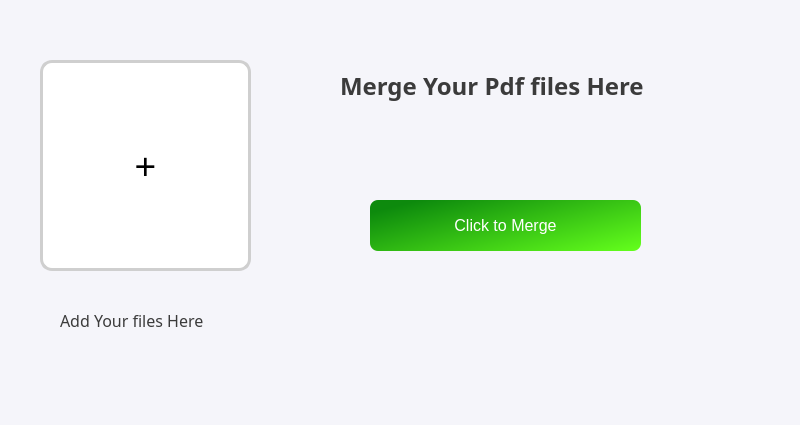
<?xml version="1.0" encoding="UTF-8"?>
<ui version="4.0">
 <class>MainWindow</class>
 <widget class="QMainWindow" name="MainWindow">
  <property name="geometry">
   <rect>
    <x>0</x>
    <y>0</y>
    <width>800</width>
    <height>425</height>
   </rect>
  </property>
  <property name="windowTitle">
   <string>PDF_merger</string>
  </property>
  <property name="windowIcon">
   <iconset>
    <normaloff>../Assets/icons/pngwing.com (13).png</normaloff>../Assets/icons/pngwing.com (13).png</iconset>
  </property>
  <property name="styleSheet">
   <string notr="true">background:#f5f5fa</string>
  </property>
  <widget class="QWidget" name="centralwidget">
   <widget class="QLabel" name="label">
    <property name="geometry">
     <rect>
      <x>340</x>
      <y>60</y>
      <width>361</width>
      <height>51</height>
     </rect>
    </property>
    <property name="font">
     <font>
      <family>Segoe UI Variable Display</family>
      <pointsize>18</pointsize>
      <weight>75</weight>
      <bold>true</bold>
     </font>
    </property>
    <property name="styleSheet">
     <string notr="true">background:transparent;
color:#3b3b3b;
</string>
    </property>
    <property name="text">
     <string>Merge Your Pdf files Here</string>
    </property>
   </widget>
   <widget class="QPushButton" name="pushButton">
    <property name="geometry">
     <rect>
      <x>40</x>
      <y>60</y>
      <width>211</width>
      <height>211</height>
     </rect>
    </property>
    <property name="font">
     <font>
      <family>MS UI Gothic</family>
      <pointsize>28</pointsize>
     </font>
    </property>
    <property name="styleSheet">
     <string notr="true">background:white;
border:3px solid #cfcfcf;
border-radius:12px;</string>
    </property>
    <property name="text">
     <string>+</string>
    </property>
   </widget>
   <widget class="QLabel" name="label_2">
    <property name="geometry">
     <rect>
      <x>60</x>
      <y>300</y>
      <width>171</width>
      <height>41</height>
     </rect>
    </property>
    <property name="font">
     <font>
      <family>Segoe UI Variable Display</family>
      <pointsize>12</pointsize>
      <weight>50</weight>
      <bold>false</bold>
     </font>
    </property>
    <property name="styleSheet">
     <string notr="true">background:transparent;
color:#3b3b3b;
</string>
    </property>
    <property name="text">
     <string>Add Your files Here</string>
    </property>
   </widget>
   <widget class="QPushButton" name="pushButton_2">
    <property name="geometry">
     <rect>
      <x>370</x>
      <y>200</y>
      <width>271</width>
      <height>51</height>
     </rect>
    </property>
    <property name="font">
     <font>
      <pointsize>12</pointsize>
     </font>
    </property>
    <property name="styleSheet">
     <string notr="true">
color:white;
border-radius:8px;
background:qlineargradient(spread:pad, x1:0, y1:0.25, x2:1, y2:0.989, stop:0 rgba(13, 138, 13, 255), stop:1 rgba(100, 255, 28, 255))</string>
    </property>
    <property name="text">
     <string>Click to Merge</string>
    </property>
   </widget>
  </widget>
  <widget class="QMenuBar" name="menubar">
   <property name="geometry">
    <rect>
     <x>0</x>
     <y>0</y>
     <width>800</width>
     <height>26</height>
    </rect>
   </property>
  </widget>
  <widget class="QStatusBar" name="statusbar"/>
 </widget>
 <resources/>
 <connections/>
</ui>
